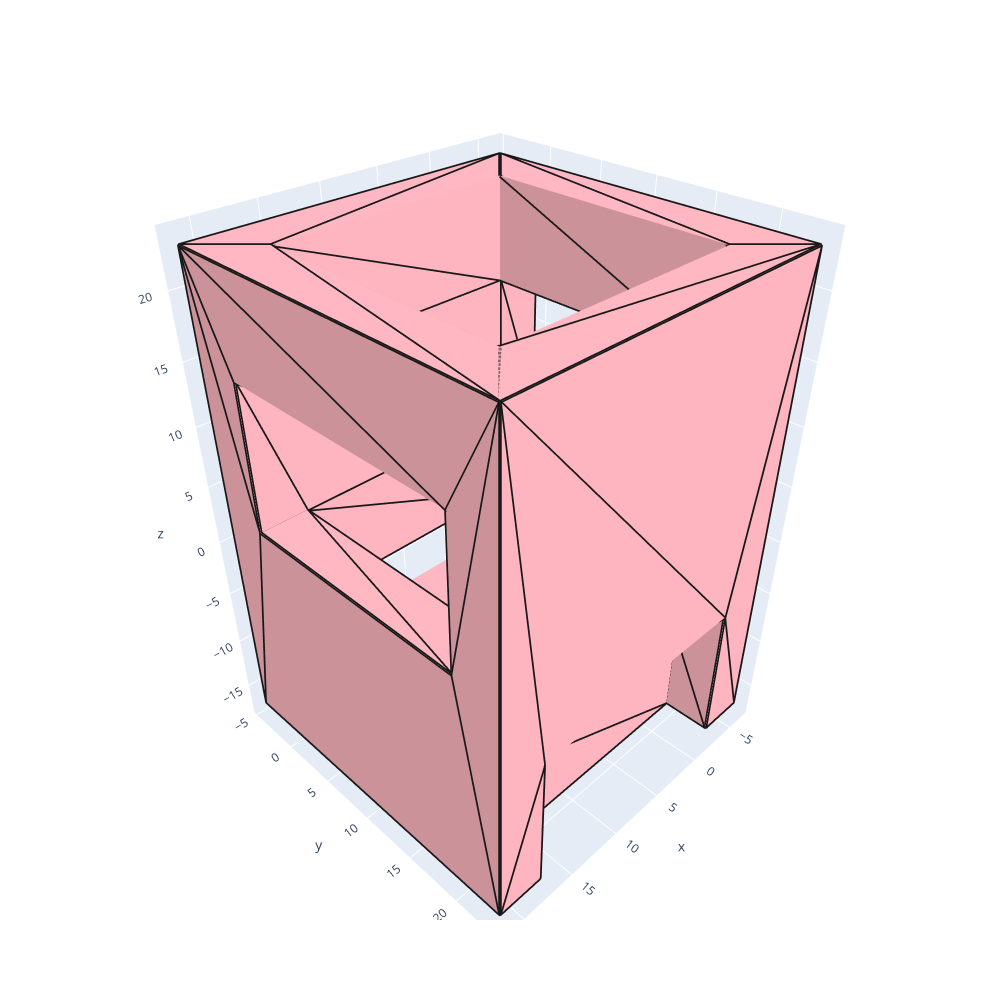

Notebook cell for this chart:
### Markdown cell above
使うときはPoetryを使ってください。
$ poetry install
$ poetry shell
Windowsで作動しなかった場合、Linuxでお試しください。

### Code cell
import Larva.direct_data_handler as dh

stl_path = "data/stl/test_subject.stl" ## you can change this to any stl object you want
tri = dh.trimesh.load_mesh(stl_path)  ## load mesh

dh.clear_output_paths()


dh.Bs_view_stl(stl_path) ## view the stl object


slice = dh.slice_stl(tri,[0,0,1],[0,0,-10],printDeets=False) ## slice the stl mesh with slicing plane normal [0,0,1], and slicing plane point [0,0,-10], do not print details
slice.saveas( "output/CAD/dwg/slice.dwg") ## save the slice to a dwg file

dh.view_dwg("output/CAD/dwg/slice.dwg","output/image")

### Figure 1 — Plotly figure (JSON) as saved in the notebook; plotly's stock layout.template omitted (floating-point values rounded to 4 significant figures; data arrays with more than 128 entries replaced by an {"elided": "..."} marker saying what was removed)
{"data": [{"color": "lightpink", "i": [0, 3, 6, 9, 12, 15, 18, 21, 24, 27, 30, 33, 36, 39, 42, 45, 48, 51, 54, 57, 60, 63, 66, 69, 72, 75, 78, 81, 84, 87, 90, 93, 96, 99, 102, 105, 108, 111, 114, 117, 120, 123, 126, 129, 132, 135, 138, 141, 144, 147, 150, 153, 156, 159, 162, 165, 168, 171, 174, 177, 180, 183, 186, 189, 192, 195, 198, 201, 204, 207, 210, 213, 216, 219, 222, 225, 228, 231, 234, 237, 240, 243, 246, 249, 252, 255, 258, 261, 264, 267, 270, 273, 276, 279, 282, 285, 288, 291, 294, 297, 300, 303, 306, 309, 312, 315, 318, 321], "j": [1, 4, 7, 10, 13, 16, 19, 22, 25, 28, 31, 34, 37, 40, 43, 46, 49, 52, 55, 58, 61, 64, 67, 70, 73, 76, 79, 82, 85, 88, 91, 94, 97, 100, 103, 106, 109, 112, 115, 118, 121, 124, 127, 130, 133, 136, 139, 142, 145, 148, 151, 154, 157, 160, 163, 166, 169, 172, 175, 178, 181, 184, 187, 190, 193, 196, 199, 202, 205, 208, 211, 214, 217, 220, 223, 226, 229, 232, 235, 238, 241, 244, 247, 250, 253, 256, 259, 262, 265, 268, 271, 274, 277, 280, 283, 286, 289, 292, 295, 298, 301, 304, 307, 310, 313, 316, 319, 322], "k": [2, 5, 8, 11, 14, 17, 20, 23, 26, 29, 32, 35, 38, 41, 44, 47, 50, 53, 56, 59, 62, 65, 68, 71, 74, 77, 80, 83, 86, 89, 92, 95, 98, 101, 104, 107, 110, 113, 116, 119, 122, 125, 128, 131, 134, 137, 140, 143, 146, 149, 152, 155, 158, 161, 164, 167, 170, 173, 176, 179, 182, 185, 188, 191, 194, 197, 200, 203, 206, 209, 212, 215, 218, 221, 224, 227, 230, 233, 236, 239, 242, 245, 248, 251, 254, 257, 260, 263, 266, 269, 272, 275, 278, 281, 284, 287, 290, 293, 296, 299, 302, 305, 308, 311, 314, 317, 320, 323], "opacity": 1, "type": "mesh3d", "x": {"elided": "324 float values"}, "y": {"elided": "324 float values"}, "z": {"elided": "324 int values"}}, {"line": {"color": "rgb(25,25,25)", "width": 7}, "mode": "lines", "name": "", "type": "scatter3d", "x": {"elided": "539 float values"}, "y": {"elided": "539 float values"}, "z": {"elided": "539 int values"}}], "layout": {"height": 1000, "width": 1000}}
